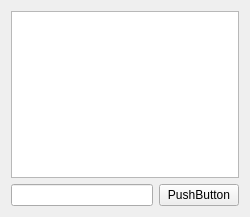
<?xml version="1.0" encoding="UTF-8"?>
<ui version="4.0">
 <class>MainWindow</class>
 <widget class="QMainWindow" name="MainWindow">
  <property name="geometry">
   <rect>
    <x>0</x>
    <y>0</y>
    <width>250</width>
    <height>217</height>
   </rect>
  </property>
  <property name="windowTitle">
   <string>MainWindow</string>
  </property>
  <widget class="QWidget" name="centralWidget">
   <layout class="QVBoxLayout" name="verticalLayout_2">
    <item>
     <layout class="QHBoxLayout" name="horizontalLayout">
      <item>
       <layout class="QVBoxLayout" name="verticalLayout">
        <item>
         <widget class="QTextEdit" name="textEdit"/>
        </item>
        <item>
         <layout class="QHBoxLayout" name="horizontalLayout_2">
          <item>
           <widget class="QLineEdit" name="lineEdit"/>
          </item>
          <item>
           <widget class="QPushButton" name="pb_button">
            <property name="text">
             <string>PushButton</string>
            </property>
           </widget>
          </item>
         </layout>
        </item>
       </layout>
      </item>
     </layout>
    </item>
   </layout>
  </widget>
 </widget>
 <layoutdefault spacing="6" margin="11"/>
 <resources/>
 <connections/>
</ui>
